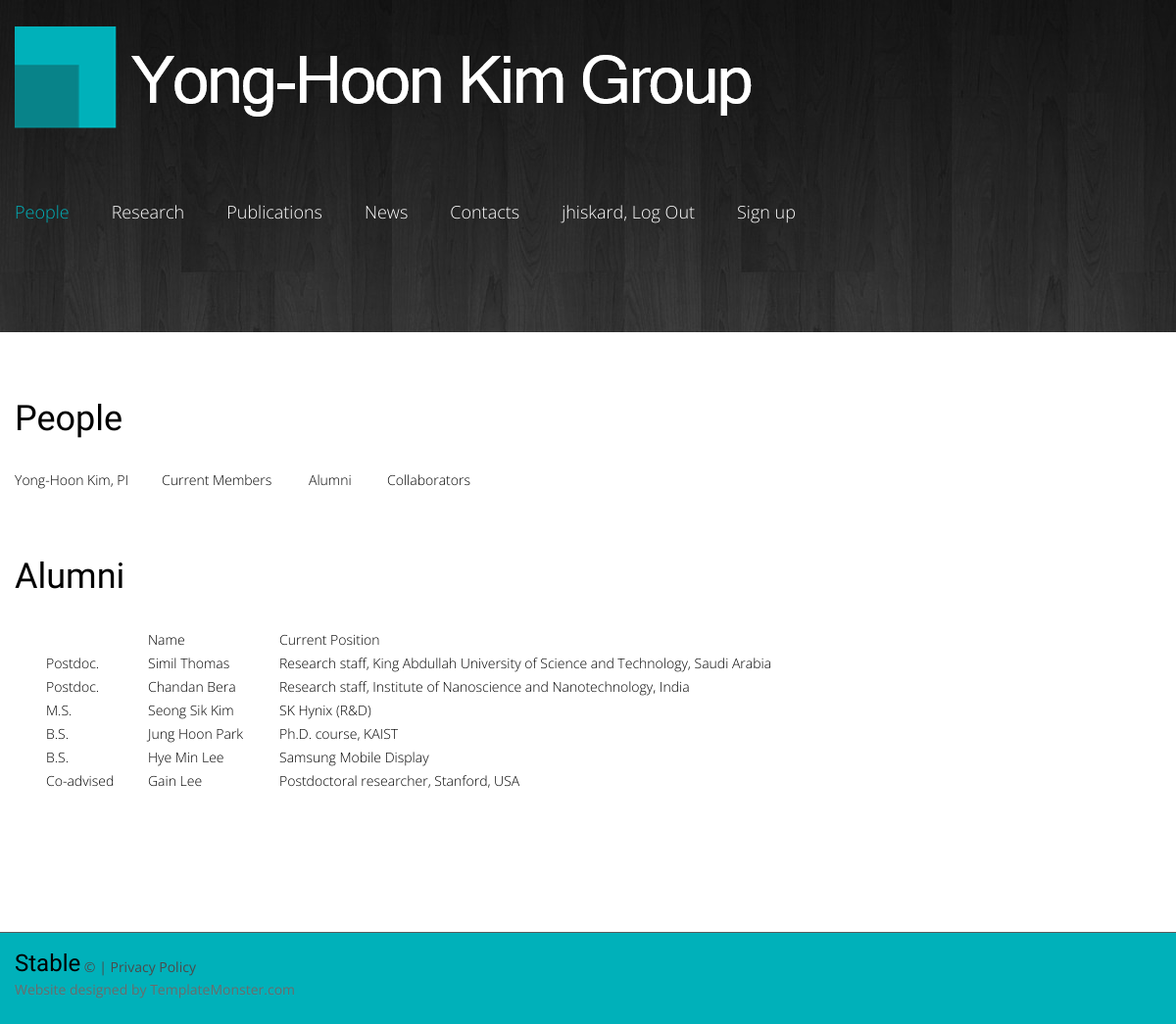
The page /people_alumni.html (signed in) on the database its author committed.
### app02/models.py (models this page shows)
class Member(models.Model):
    priority  = models.IntegerField(default=0)
    name   = models.CharField(max_length=50)
    thumbnail = models.ImageField(upload_to=upload_path_handler_member,
                                  blank=True)
    status = models.CharField(max_length=50, choices=SORT_OF_STATUS,
                              default="Students", blank=True)
    degree = models.CharField(max_length=50, choices=SORT_OF_DEGREE,
                              default="M.S. Candidate", blank=True)
    fields = models.TextField(max_length=200, blank=True, null=True)
    office = models.TextField(max_length=200, blank=True, null=True)
    email  = models.EmailField(blank=True, null=True)
    tel    = models.CharField(max_length=50, blank=True, null=True)
    is_graduate     = models.BooleanField(default=False)
    end_as          = models.CharField(max_length=50, choices=SORT_OF_ENDING,
                                       default="M.S.", blank=True, null=True)
    currentposition = models.TextField(max_length=200, blank=True, null=True)

### app02/views.py (the view)
# urls.py: url(r'^people_alumni.html', views02.app02_view_people_alumni, name='app02_view_people_alumni'),
def app02_view_people_alumni(request):
    if not request.user.is_authenticated():
        return redirect(settings.LOGIN_URL)
    temp = Member.objects.all().order_by('priority')
    results = []
    for t in temp:
        priority  = t.priority
        try:
            thumbnail = t.thumbnail.url
        except:
            thumbnail = ''
        name   = t.name
        status = t.status
        degree = t.degree
        fields = t.fields
        office = t.office
        email  = t.email
        tel    = t.tel
        is_graduate     = t.is_graduate
        end_as          = t.end_as
        currentposition = t.currentposition
        if is_graduate:
            results.append( [priority, thumbnail, name, status, degree,
                             fields, office, email, tel, is_graduate,
                             end_as, currentposition] )
    context = {'results': results, }
    return render(request, 'people_alumni.html', context)

### app01/templates/people_alumni.html
{% extends 'people_base.html' %}
{% block content %}
<section id="content"><div class="ic">More Website Templates @ TemplateMonster.com - July 28, 2014!</div>
  <div class="container">
    <h3>Alumni</h3>
    <div class="grid_11">
      <table class="table table-bordered" border=1, cellpadding="10">
        <thead>
          <td width=100 align="left" style="padding:2px;border-collapse:collapse; border:0px gray solid;"></td>
          <td width=130 align="left" style="padding:2px;border-collapse:collapse; border:0px gray solid;">Name</td>
          <td width=700 align="left" style="padding:2px;border-collapse:collapse; border:0px gray solid;">Current Position</td>
        </thead>
      {% for priority, thumbnail, name, status, degree, fields, office, email, tel, is_graduate, end_as, currentposition in results %}
        <tbody>
        <tr>
          <td width=100 align="left" style="padding:2px;border-collapse:collapse; border:0px gray solid;">{{end_as}}</td>
          <td width=130 align="left" style="padding:2px;border-collapse:collapse; border:0px gray solid;">{{name}}</td>
          <td width=700 align="left" style="padding:2px;border-collapse:collapse; border:0px gray solid;">{{currentposition}}</td>
        </tr>
      {% endfor %}
        </tbody>
      </table>
    </div>
  </div>
</section>
{% endblock %}

### app01/templates/people_base.html (shortened to what this page needs)
<!DOCTYPE html>
<html lang="en">
<head>
<link rel="stylesheet" href="/static/css/style.css">
</head>
<body>
<header>
  <div class="container">
    <div class="row">
      <div class="grid_12 rel">
        <h1>
          <a href="index.html">
            <img src="/static/images/logo.png" alt="Logo alt">
          </a>
        </h1>
      </div>
    </div>
  </div>
  <section id="stuck_container">
    <div class="container">
      <div class="row">
        <div class="grid_12 ">
          <div class="navigation ">
            <nav>
              <ul class="sf-menu">
               <li class="current"><a href="people_prof.html">People</a></li>
               <li><a href="research.html">Research</a></li>
               <li><a href="publications.html">Publications</a></li>
               <li><a href="news.html">News</a></li>
               <li><a href="contacts.html">Contacts</a></li>
               <li>
                 {% if request.user.is_authenticated %}
                 <a href="{% url 'logout_url' %}?next=/index.html">{{request.user.username }}, Log Out</a>
                 {% else %}
                 <a href="{% url 'login_url' %}">Log In</a>
                 {% endif %}
               </li>
               <li><a href="/signup">Sign up</a></li>
             </ul>
            </nav>
          </div>
        </div>
     </div>
    </div>
  </section>
</header>
<section id="content"><div class="ic">More Website Templates @ TemplateMonster.com - July 28, 2014!</div>
  <div class="container">
    <h3>People</h3>
    <table class="table table-bordered" border=0, cellpadding="10">
      <tbody>
      <tr>
        <td width=150><a href="people_prof.html">Yong-Hoon Kim, PI</a></td>
        <td width=150><a href="people_member.html">Current Members</a></td>
        <td width=80><a href="people_alumni.html">Alumni</a></td>
        <td width=150><a href="people_collab.html">Collaborators</a></td>
     </tr>
    </table>
  </div>
{% block content %}{% endblock %}
</section>
<footer id="footer">
  <div class="container">
    <div class="row">
      <div class="grid_12">
        <div class="copyright"><span class="brand">Stable</span> &copy;  | <a href="#">Privacy Policy</a>
          <div class="sub-copy">Website designed by <a href="http://www.templatemonster.com/" rel="nofollow">TemplateMonster.com</a></div>
        </div>
      </div>
    </div>
  </div>
</footer>
</body>
</html>

### app01/static/css/style.css (style rules this page uses)
.navigation { z-index: 999; position: relative; padding: 35px 0; }
.navigation .sf-menu { z-index: 990; text-align: center; position: relative; }
.navigation nav { position: relative; padding: 0; }
.sf-menu > li { float: left; font-weight: 300; position: relative; font-size: 18px; line-height: 22px; }
.sf-menu > li + li { margin-left: 43px; }
.sf-menu > li + li:after { content: ''; background: url(../images/menu_sep.png) 0 0 no-repeat; height: 5px; width: 5px; position: absolute; left: -20px; top: 10px; }
.sf-menu > li > a { position: relative; color: #ffffff; text-align: center; }
.sf-menu > li.sfHover > a, .sf-menu > li.current > a, .sf-menu > li > a:hover { color: #00b1ba; }
#stuck_container { -webkit-transition: all 0.4s ease; -moz-transition: all 0.4s ease; -ms-transition: all 0.4s ease; -o-transition: all 0.4s ease; transition: all 0.4s ease; z-index: 998 !important; }
html { width: 100%; }
body { position: relative; background: #00b1ba; color: #000000; font: 300 14px/20px 'Open Sans', sans-serif; }
img { max-width: 100%; }
h1, h2, h3, h4, h5, h6 { font-weight: 300; color: #000000; font-family: 'Roboto Condensed', sans-serif; }
h3 { font-size: 36px; line-height: 72px; padding-top: 52px; margin-bottom: 17px; }
ul { padding: 0; margin: 0; list-style: none; }
a { text-decoration: none; color: inherit; outline: none; -webkit-transition: 0.5s ease; transition: 0.5s ease; }
.rel { position: relative; }
header { color: #e6e5e5; display: block; position: relative; z-index: 999; padding: 18px 0 77px; background: url(../images/slide.jpg) center 0 no-repeat; }
header .rel { z-index: 999; }
header h1 { text-align: center; z-index: 999; float: left; margin-bottom: 10px; }
header h1 a { display: block; overflow: hidden; font-size: 0; line-height: 0; -webkit-transition: 0s ease; transition: 0s ease; }
#content { background-color: #fff; padding-bottom: 71px; }
#footer { padding: 25px 0; border-top: 1px solid #5c5c5c; }
#footer .copyright { font-weight: normal; color: #4b4a4a; }
#footer .copyright .brand { position: relative; top: -4px; color: #000000; font: 300 24px/20px 'Roboto Condensed', sans-serif; }
#footer .copyright .sub-copy { padding-top: 3px; color: #6d6a6a; }

### app01/static/css/grid.css (style rules this page uses)
html, body, div, span, applet, object, iframe, h1, h2, h3, h4, h5, h6, p, blockquote, pre, a, abbr, acronym, address, big, cite, code, del, dfn, em, img, ins, kbd, q, s, samp, small, strike, strong, sub, sup, tt, var, b, u, i, center, dl, dt, dd, ol, ul, li, fieldset, form, label, legend, table, caption, tbody, tfoot, thead, tr, th, td, article, aside, canvas, details, embed, figure, figcaption, footer, header, hgroup, menu, nav, output, ruby, section, summary, time, mark, audio, video { margin: 0; padding: 0; border: 0; font-size: 100%; font: inherit; vertical-align: top; }
article, aside, details, figcaption, figure, footer, header, hgroup, menu, nav, section { display: block; }
body { line-height: 1; }
ol, ul { list-style: none; }
table { border-collapse: collapse; border-spacing: 0; }
.row { margin-left: -30px; *zoom: 1; }
.row:before, .row:after { display: table; content: ""; line-height: 0; }
.row:after { clear: both; }
[class*="grid_"] { float: left; min-height: 1px; margin-left: 30px; }
.container { width: 1170px; }
.grid_12 { width: 1170px; }
.grid_11 { width: 1070px; }
.container { margin-right: auto; margin-left: auto; *zoom: 1; }
.container:before, .container:after { display: table; content: ""; line-height: 0; }
.container:after { clear: both; }

### rows shown on the page
Member: results "Postdoc.", results "Simil Thomas", results "Research staff, King Abdullah University of Science and Technology, Saudi Arabia"
Member: results "Postdoc.", results "Chandan Bera", results "Research staff, Institute of Nanoscience and Nanotechnology, India"
Member: results "M.S.", results "Seong Sik Kim", results "SK Hynix (R&D)"
Member: results "B.S.", results "Jung Hoon Park", results "Ph.D. course, KAIST"
Member: results "B.S.", results "Hye Min Lee", results "Samsung Mobile Display"
Member: results "Co-advised", results "Gain Lee", results "Postdoctoral researcher, Stanford, USA"

### other values the page prints
{{ request.user.username }} "jhiskard"
